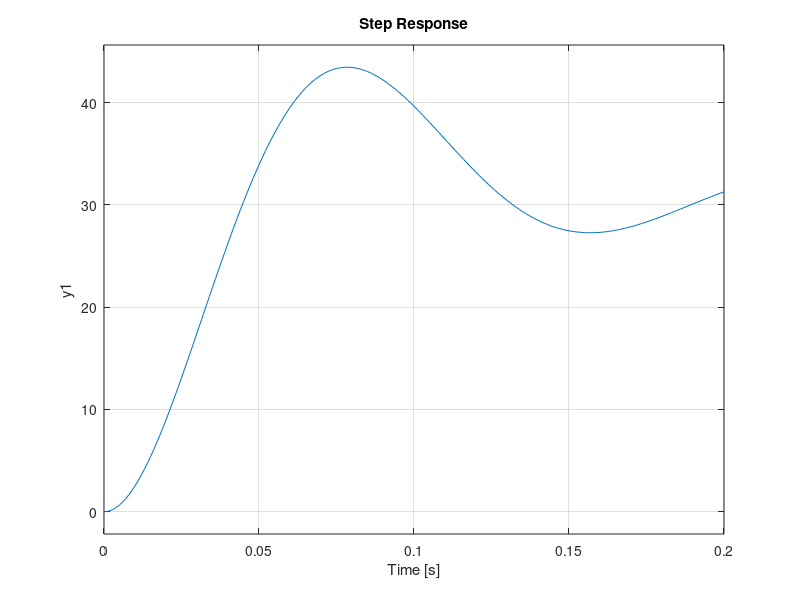

The MATLAB script that drew this image: (Note: this script raises an error after producing the figure.)
% Author: Hashaam Zafar
% Date: 24/09/2025

t = 0:0.001:0.20;  
Z = 0.3; 
wn = 42;
Kdc = 1330; 
y = tf(wn, [1, 2 * wn * Z, wn^2]) * Kdc;
step(y, t);
Q1.FV = 31.7; 
Q1.OSy = 43.3/ 31.7 * 100 - 100;

syms Zeta;
eq1 = (log(Q1.OSy / 100) == - pi *  Zeta / sqrt(1 - Zeta^2));
Zeta = solve(eq1, Zeta);
Zeta = double(Zeta);
Beta = sqrt(1 - Zeta^2);



Q1.zeta = Zeta; 
Q1.Tr = 1 / (Beta * wn) * (pi - atan(Beta / Zeta)); 
Q1.Tp = 79 / 1000;
Q1.wn = wn; 
Q1.Ts = 1 / (Zeta * wn) * log(50 / Beta);


